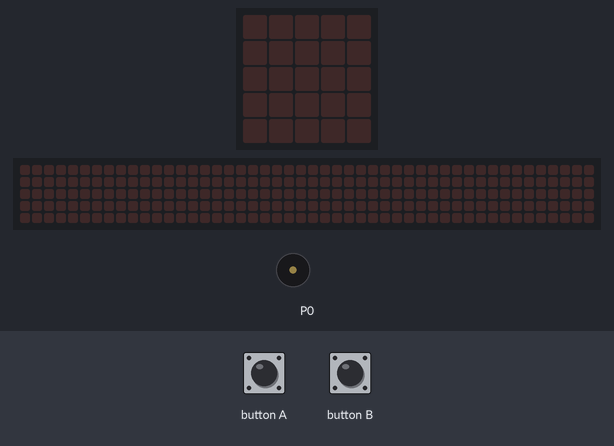
Recording of a program running on a simulated BBC micro:bit running MicroPython. Parts: the board's 5×5 LED display, a strip that is not on the board, showing the scrolling text unrolled, buzzer (waves = sounding). Inputs (shaded band) come from the test bench. The 48×5 strip is a reading aid, not a part: it shows the text the display is scrolling, unrolled, one strip-width of it at a time.

Above: at 1.2 s.
1.3 s: button B pressed for 0.15 s
At 3.8 s:
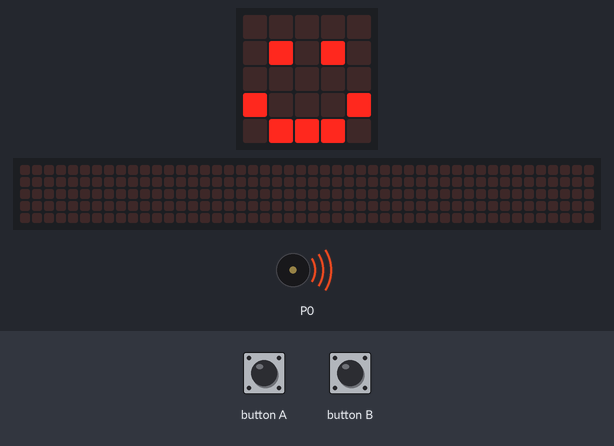
4.3 s: button A pressed for 3.2 s
At 4.37 s:
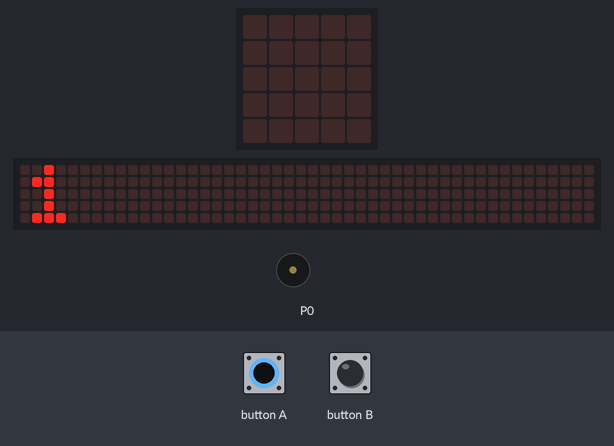
9.0 s: button B pressed for 1 s
At 9.8 s:
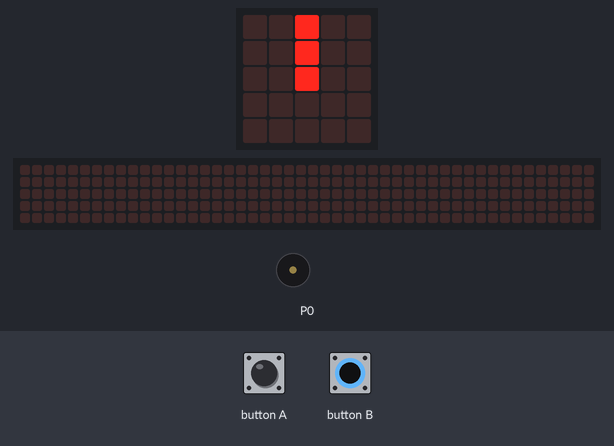
Timing chart, 0 to 12.0 s (numbered marks = the images above; inputs shaded):
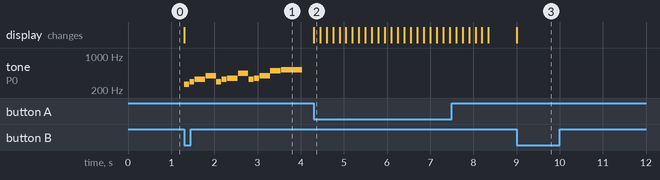

Measured:
- after the input at 1.3 s, tone on P0: plays 262 Hz for 0.12 s, 294 Hz for 0.12 s, 330 Hz for 0.24 s, 392 Hz for 0.24 s, 294 Hz for 0.12 s, 330 Hz for 0.12 s … (13 notes in this stretch), starting at once; the display: changes at once (image 1)
- after the input at 4.3 s, the display: changes at once (image 2)
- after the input at 9.0 s, the display: changes at once (image 3)

The program:

timer.py
```python
from microbit import *
import music
#declear timer
counter = 0


while True:
    if button_a.is_pressed():
        counter += 1
        display.scroll(str(counter), 150)

    if button_b.is_pressed():
        for i in range(counter):
            display.show(Image.ALL_CLOCKS, loop=False, delay=1000*5)

        display.show(Image.HAPPY)
        music.play(music.RINGTONE)
```
